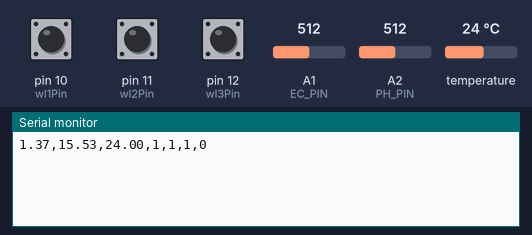
Recording of a sketch running on a simulated Arduino Uno, built with avr-gcc and run on an emulated ATmega328P. On the bench: the last lines printed to the serial monitor. Inputs (shaded band) come from the test bench; at power-on: temperature 24 °C, A1 (EC_PIN) = 512, A2 (PH_PIN) = 512, pin 10 (wl1Pin) HIGH, pin 11 (wl2Pin) HIGH, pin 12 (wl3Pin) HIGH.

Above: at 1.2 s.
1.3 s: temperature set to 12 °C
At 2.4 s:
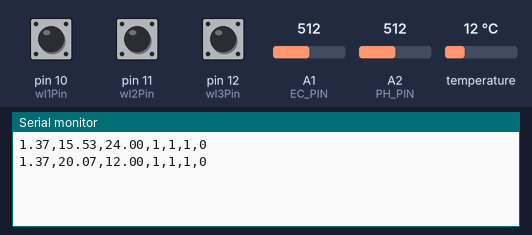
2.8 s: A1 (EC_PIN) set to 716
At 3.8 s:
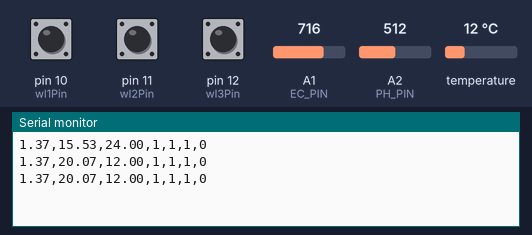
4.3 s: A2 (PH_PIN) set to 716
At 5.6 s:
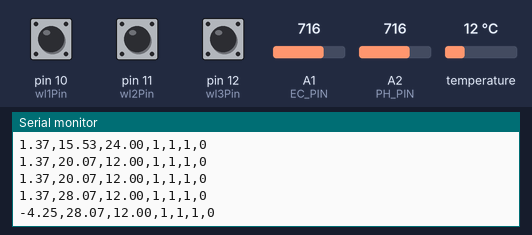
5.8 s: pin 10 (wl1Pin) pulled LOW for 0.15 s
At 6.8 s:
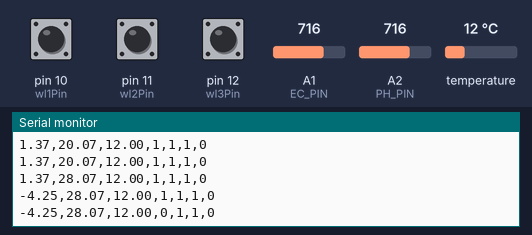
7.4 s: pin 11 (wl2Pin) pulled LOW for 1 s
At 8.4 s:
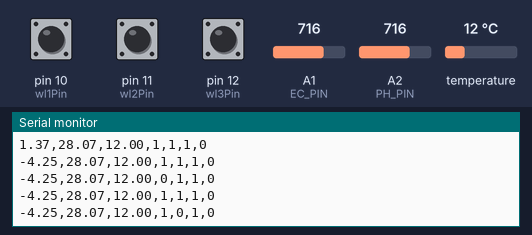
9.9 s: pin 12 (wl3Pin) pulled LOW for 0.15 s
At 10.8 s:
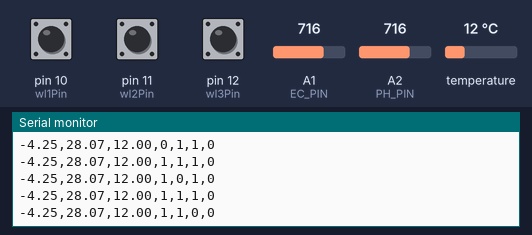
Timing chart, 0 to 12.5 s (numbered marks = the images above; inputs shaded):
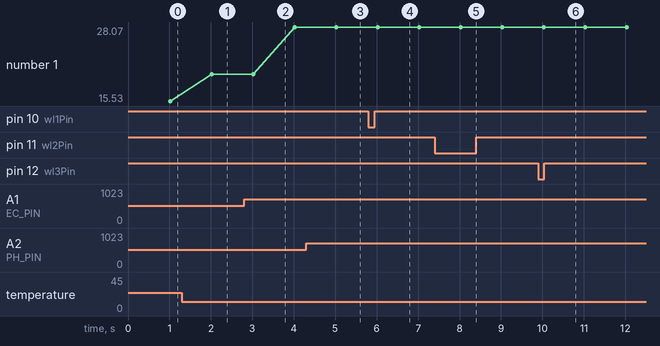

The sketch:

FinalArduinoCodev2.ino
```cpp
#include <DFRobot_EC10.h>
#include <DFRobot_PH.h>
#include <OneWire.h>
#include <EEPROM.h>
#define EC_PIN A1
#define PH_PIN A2
// Pinout
int sensorInterrupt = 3;
int flowPin = 3;
int wl1Pin = 10;
int wl2Pin = 11;
int wl3Pin = 12;
int DS18S20_Pin = 8;
// temperature sensor init
OneWire ds(DS18S20_Pin);
// electrical conductivity init
DFRobot_EC10 ecSensor;
// ph sensor init
DFRobot_PH phSensor;
// flow meter variables
float calibrationFactor = 2.2;
volatile byte pulseCount;
float flowRate;
unsigned int flowMilliLitres;
unsigned long totalMilliLitres;
unsigned long oldFlowTime;
// sensor variables
float ph;
float ec;
float temp;
bool wl1;
bool wl2;
bool wl3;
// variables tracking last performance time
unsigned long prevTempTime;
unsigned long prevWLTime;
unsigned long prevECTime;
unsigned long prevPHTime;
unsigned long prevCommunicationTime;
unsigned long currentTime;
// set interval times
unsigned long tempTime = 450;
unsigned long WLTime = 450;
unsigned long ECTime = 450;
unsigned long PHTime = 450;
unsigned long fillTime = 1000;
unsigned long communicationTime = 1000;
void setup()
{
  Serial.begin(9600);
  ecSensor.begin();
  phSensor.begin();
  // init pins
  pinMode(wl1Pin, INPUT_PULLUP);
  pinMode(wl2Pin, INPUT_PULLUP);
  pinMode(wl3Pin, INPUT_PULLUP);
  pinMode(flowPin, INPUT);
  // init sensor values
  ph = getPH();
  ec = getEC();
  temp = getTemp();
  wl1 = getWL1();
  wl2 = getWL2();
  wl3 = getWL3();
  // init flow meter values
  pulseCount = 0;
  flowRate = 0.0;
  flowMilliLitres = 0;
  totalMilliLitres = 0;

  // init time values
  currentTime = millis();
  prevCommunicationTime = currentTime;
  prevTempTime = currentTime;
  oldFlowTime = currentTime;
  attachInterrupt(sensorInterrupt, pulseCounter, FALLING);
}
void pulseCounter()
{
  pulseCount++;
}
void loop()
{
  if (millis() < currentTime)
  {
    currentTime = millis();
    prevCommunicationTime = currentTime;
    prevTempTime = currentTime;
    oldFlowTime = currentTime;
    prevWLTime = currentTime;
    prevECTime = currentTime;
    prevPHTime = currentTime;
  }
  else
  {
    currentTime = millis();
  }
  handleFilling();

  // if time to check temperature, change the temperature variable
  if (currentTime - prevTempTime > tempTime)
  {
    prevTempTime = currentTime;
    temp = getTemp();
  }
  if (currentTime - prevWLTime > WLTime)
  {
    prevWLTime = currentTime;
    wl1 = getWL1();
    wl2 = getWL2();
    wl3 = getWL3();
  }
  if (currentTime - prevECTime > ECTime)
  {
    prevECTime = currentTime;
    getEC();
  }
  if (currentTime - prevPHTime > PHTime)
  {
    prevPHTime = currentTime;
    getPH();
  }
  // if time to communicate, send message to the pi
  if (currentTime - prevCommunicationTime > communicationTime)
  {
    prevCommunicationTime = currentTime;
    // format ph,ec,temp,wl1,wl2,wl3,flow
    Serial.print(ph);
    Serial.print(',');
    Serial.print(ec);
    Serial.print(',');
    Serial.print(temp);
    Serial.print(',');
    Serial.print(wl1);
    Serial.print(',');
    Serial.print(wl2);
    Serial.print(',');
    Serial.print(wl3);
    Serial.print(',');
    Serial.print(totalMilliLitres);
    Serial.print('\n');
    totalMilliLitres = 0;
  }
}
void handleFilling()
{
  if ((millis() - oldFlowTime) > fillTime) // Only process counters once per second  {
    // Disable the interrupt while calculating flow rate and sending the value to
    // the host
    detachInterrupt(sensorInterrupt);

  // Because this loop may not complete in exactly 1 second intervals we calculate
  // the number of milliseconds that have passed since the last execution and use
  // that to scale the output. We also apply the calibrationFactor to scale the output
  // based on the number of pulses per second per units of measure (litres/minute in
  // this case) coming from the sensor.
  flowRate = (pulseCount / (millis() - oldFlowTime)) / calibrationFactor;
  // flowRate = ((1000.0 / (millis() - oldFlowTime)) * pulseCount) / calibrationFactor;

  // Note the time this processing pass was executed. Note that because we've
  // disabled interrupts the millis() function won't actually be incrementing right
  // at this point, but it will still return the value it was set to just before
  // interrupts went away.
  oldFlowTime = millis();

  // Divide the flow rate in litres/minute by 60 to determine how many litres have
  // passed through the sensor in this 1 second interval, then multiply by 1000 to
  // convert to millilitres.
  flowMilliLitres = (flowRate / 60) * 1000;

  // Add the millilitres passed in this second to the cumulative total
  totalMilliLitres += flowMilliLitres;

  unsigned int frac;
  // Reset the pulse counter so we can start incrementing again
  pulseCount = 0;

  // Enable the interrupt again now that we've finished sending output
  attachInterrupt(sensorInterrupt, pulseCounter, FALLING);
}
float getPH()
{
  float voltage = analogRead(PH_PIN) / 1024.0 * 5000;
  // phSensor.calibration(voltage,temp);
  ph = phSensor.readPH(voltage, temp);
}
float getEC()
{
  float voltage = analogRead(EC_PIN) / 1024.0 * 5000;
  // ecSensor.calibration(voltage,temp);
  ec = ecSensor.readEC(voltage, temp);
}
float getTemp()
{
  // returns the temperature from one DS18S20 in DEG Celsius
  byte data[12];
  byte addr[8];
  if (!ds.search(addr))
  {
    // no more sensors on chain, reset search
    ds.reset_search();
    return -1000;
  }
  if (OneWire::crc8(addr, 7) != addr[7])
  {
    Serial.println("CRC is not valid!");
    return -1000;
  }
  if (addr[0] != 0x10 && addr[0] != 0x28)
  {
    Serial.print("Device is not recognized");
    return -1000;
  }
  ds.reset();
  ds.select(addr);
  ds.write(0x44, 1); // start conversion, with parasite power on at the end
  byte present = ds.reset();
  ds.select(addr);
  ds.write(0xBE); // Read Scratchpad
  for (int i = 0; i < 9; i++)
  { // we need 9 bytes
    data[i] = ds.read();
  }
  ds.reset_search();
  byte MSB = data[1];
  byte LSB = data[0];
  float tempRead = ((MSB << 8) | LSB); // using two's compliment
  float TemperatureSum = tempRead / 16;
  return TemperatureSum;
}
bool getWL1()
{
  return digitalRead(wl1Pin);
}
bool getWL2()
{
  return digitalRead(wl2Pin);
}
bool getWL3()
{
  return digitalRead(wl3Pin);
}
```

Measured:
- after the input at 1.3 s, the serial monitor: prints a new line after 0.72 s (image 1)
- after the input at 4.3 s, the serial monitor: prints a new line after 0.73 s (image 3)
- after the input at 5.8 s, the serial monitor: prints a new line after 0.23 s (image 4)
- after the input at 7.4 s, the serial monitor: prints a new line after 0.63 s (image 5)
- after the input at 9.9 s, the serial monitor: prints a new line after 0.13 s (image 6)
- plotted number 1: 15.53 → 20.07 after the input at 1.3 s, 20.07 → 28.07 after the input at 2.8 s
